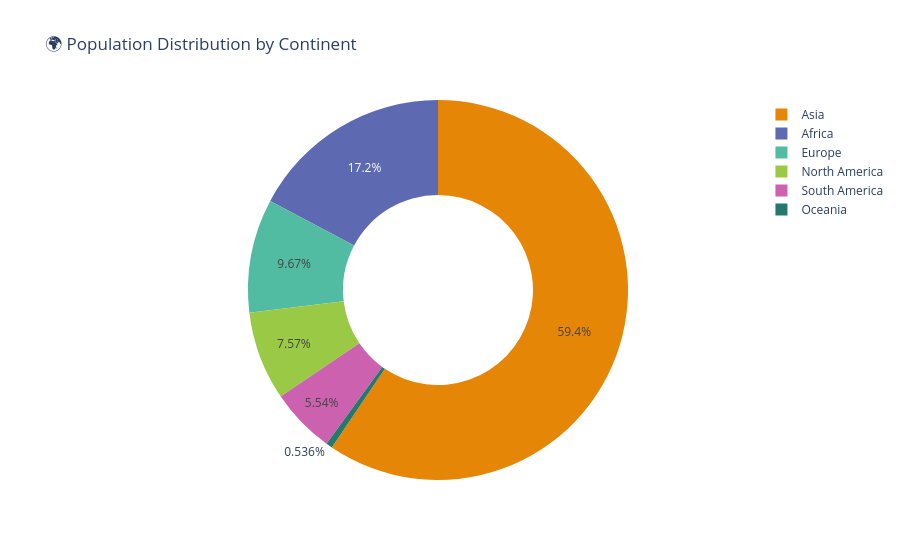
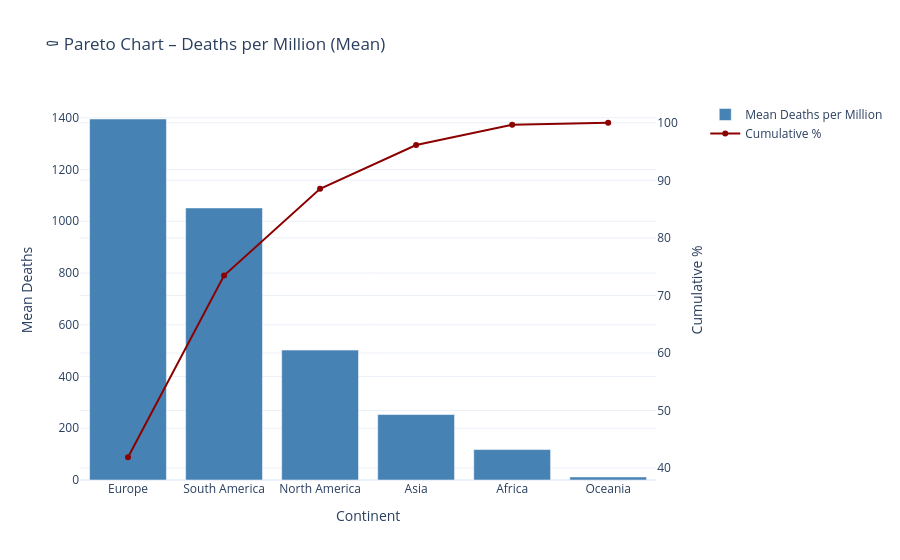
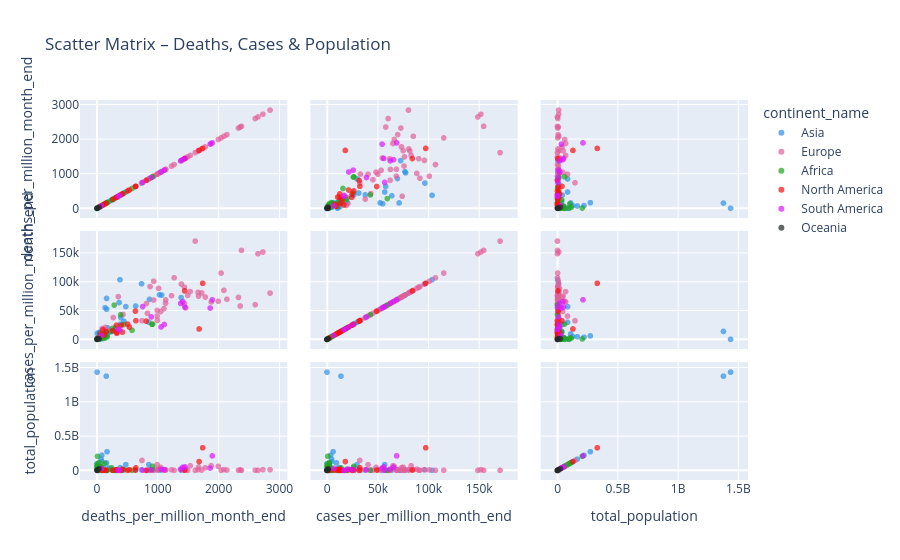
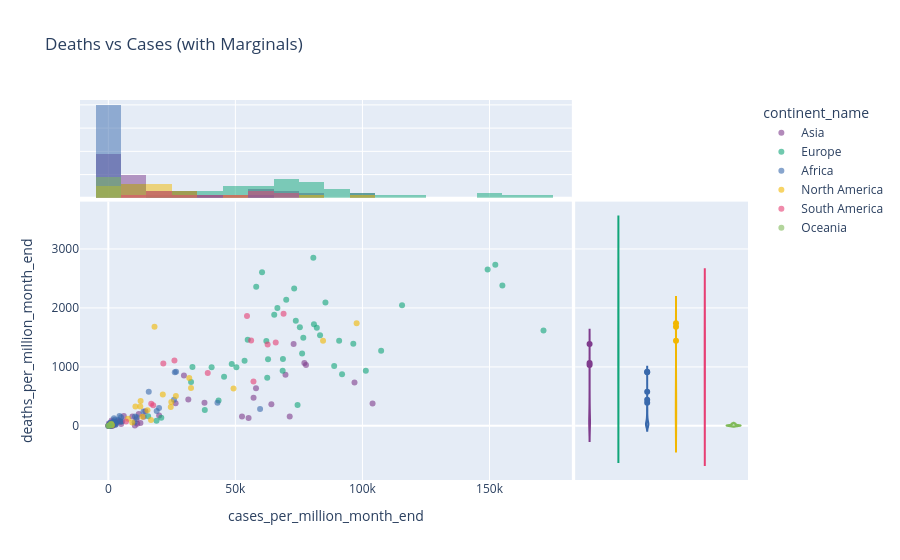

Here is the notebook cell these charts were saved with, in order:
### Code cell
cont_stats = continental_stats.reset_index()
cont_iqr = continental_iqr.reset_index()

#  Donut Chart – Share of Total Population by Continent
fig1 = px.pie(
    cont_stats,
    values='total_population_sum',
    names='continent_name',
    hole=0.5,
    title='🌍 Population Distribution by Continent',
    color_discrete_sequence=px.colors.qualitative.Vivid
)


#  Pareto Chart – Deaths per Million (mean)

pareto_data = cont_stats.sort_values('deaths_per_million_month_end_mean', ascending=False)
pareto_data['cumulative_pct'] = pareto_data['deaths_per_million_month_end_mean'].cumsum() / pareto_data['deaths_per_million_month_end_mean'].sum() * 100

fig2 = make_subplots(specs=[[{"secondary_y": True}]])
fig2.add_trace(go.Bar(
    x=pareto_data['continent_name'],
    y=pareto_data['deaths_per_million_month_end_mean'],
    name='Mean Deaths per Million',
    marker_color='steelblue'
))
fig2.add_trace(go.Scatter(
    x=pareto_data['continent_name'],
    y=pareto_data['cumulative_pct'],
    name='Cumulative %',
    mode='lines+markers',
    marker_color='darkred'
), secondary_y=True)

fig2.update_layout(title='⚰️ Pareto Chart – Deaths per Million (Mean)',
                   xaxis_title='Continent',
                   yaxis_title='Mean Deaths',
                   yaxis2_title='Cumulative %',
                   template='plotly_white')


#  Scatter Matrix – Deaths, Cases, Population

scatter_cols = ['deaths_per_million_month_end', 'cases_per_million_month_end', 'total_population']
fig3 = px.scatter_matrix(
    burden_data,
    dimensions=scatter_cols,
    color='continent_name',
    title=' Scatter Matrix – Deaths, Cases & Population',
    opacity=0.7,
    color_discrete_sequence=px.colors.qualitative.Dark24
)

#  Marginal Plot – Deaths vs Cases with Histograms

fig4 = px.scatter(
    burden_data,
    x='cases_per_million_month_end',
    y='deaths_per_million_month_end',
    color='continent_name',
    marginal_x='histogram',
    marginal_y='violin',
    title=' Deaths vs Cases (with Marginals)',
    opacity=0.6,
    color_discrete_sequence=px.colors.qualitative.Bold
)


# Display All Interactive Figures

fig1.show()
fig2.show()
fig3.show()
fig4.show()

### Figure 1 — Plotly figure (JSON) as saved in the notebook; plotly's stock layout.template omitted (floating-point values rounded to 4 significant figures)
{"data": [{"domain": {"x": [0, 1], "y": [0, 1]}, "hole": 0.5, "hovertemplate": "continent_name=%{label}<br>total_population_sum=%{value}<extra></extra>", "labels": ["Africa", "Asia", "Europe", "North America", "Oceania", "South America"], "legendgroup": "", "name": "", "showlegend": true, "type": "pie", "values": [1339000000.0, 4617000000.0, 751400000.0, 588200000.0, 41650000.0, 430500000.0]}], "layout": {"legend": {"tracegroupgap": 0}, "piecolorway": ["rgb(229, 134, 6)", "rgb(93, 105, 177)", "rgb(82, 188, 163)", "rgb(153, 201, 69)", "rgb(204, 97, 176)", "rgb(36, 121, 108)", "rgb(218, 165, 27)", "rgb(47, 138, 196)", "rgb(118, 78, 159)", "rgb(237, 100, 90)", "rgb(165, 170, 153)"], "title": {"text": "🌍 Population Distribution by Continent"}}}

### Figure 2 — Plotly figure (JSON) as saved in the notebook; plotly's stock layout.template omitted (floating-point values rounded to 4 significant figures)
{"data": [{"marker": {"color": "steelblue"}, "name": "Mean Deaths per Million", "type": "bar", "x": ["Europe", "South America", "North America", "Asia", "Africa", "Oceania"], "y": [1395.0, 1051.0, 502.1, 253.0, 117.5, 11.7]}, {"marker": {"color": "darkred"}, "mode": "lines+markers", "name": "Cumulative %", "type": "scatter", "x": ["Europe", "South America", "North America", "Asia", "Africa", "Oceania"], "xaxis": "x", "y": [41.89, 73.45, 88.53, 96.12, 99.65, 100.0], "yaxis": "y2"}], "layout": {"title": {"text": "⚰️ Pareto Chart – Deaths per Million (Mean)"}, "xaxis": {"anchor": "y", "domain": [0, 0.94], "title": {"text": "Continent"}}, "yaxis": {"anchor": "x", "domain": [0, 1], "title": {"text": "Mean Deaths"}}, "yaxis2": {"anchor": "x", "overlaying": "y", "side": "right", "title": {"text": "Cumulative %"}}}}

### Figure 3 — Plotly figure (JSON) as saved in the notebook; plotly's stock layout.template omitted (floating-point values rounded to 4 significant figures)
{"data": [{"dimensions": [{"axis": {"matches": true}, "label": "deaths_per_million_month_end", "values": [67.43, 1386.0, 445.5, 379.6, 69.53, 1.296, 6.857, 5.563, 3.366, 1030.0, NaN, 153.5, 166.4, 854.3, 384.5, 735.1, 80.64, 866.0, 177.6, 366.0, 245.9, NaN, 1066.0, NaN, 46.53, 135.1, 35.08, 58.98, 112.5, NaN, 393.6, 81.29, 636.9, 157.3, 159.0, 199.8, 5.128, 35.71, 31.66, 90.97, 0.504, 9.436, 2.908, 2.275, 475.8, 160.5, 19.39, 0.36, 41.1]}, {"axis": {"matches": true}, "label": "cases_per_million_month_end", "values": [1535.0, 72910.0, 31470.0, 104000.0, 4609.0, 1392.0, 512.0, 801.6, 71.21, 77790.0, NaN, 13890.0, 6100.0, 29750.0, 26480.0, 96870.0, 4691.0, 69720.0, 20000.0, 64160.0, 14600.0, 104.0, 77150.0, NaN, 12630.0, 55190.0, 11370.0, 2625.0, 11090.0, NaN, 37840.0, 3737.0, 58110.0, 9468.0, 71380.0, 11990.0, 10450.0, 2392.0, 5050.0, 1299.0, 47.36, 1395.0, 933.4, 1726.0, 57160.0, 52600.0, 2713.0, 30.08, 211.8]}, {"axis": {"matches": true}, "label": "total_population", "values": [38930000.0, 2963000.0, 10140000.0, 1702000.0, 164700000.0, 771600.0, 437500.0, 16720000.0, 1439000000.0, 3989000.0, 7497000.0, 1380000000.0, 273500000.0, 83990000.0, 40220000.0, 8656000.0, 126500000.0, 10200000.0, 18780000.0, 4271000.0, 6524000.0, 7276000.0, 6825000.0, 649300.0, 32370000.0, 540500.0, 3278000.0, 54410000.0, 29140000.0, 9449000.0, 5107000.0, 220900000.0, 5101000.0, 109600000.0, 2881000.0, 34810000.0, 5850000.0, 51270000.0, 21410000.0, 17500000.0, 23820000.0, 9538000.0, 69800000.0, 1318000.0, 84340000.0, 9890000.0, 33470000.0, 97340000.0, 29830000.0]}], "hovertemplate": "continent_name=Asia<br>%{xaxis.title.text}=%{x}<br>%{yaxis.title.text}=%{y}<extra></extra>", "legendgroup": "Asia", "marker": {"color": "#2E91E5", "opacity": 0.7, "symbol": "circle"}, "name": "Asia", "showlegend": true, "type": "splom"}, {"dimensions": [{"axis": {"matches": true}, "label": "deaths_per_million_month_end", "values": [831.9, 1618.0, 1133.0, 269.0, 2091.0, 2606.0, 2360.0, 1725.0, 351.6, 2733.0, 428.9, 875.2, NaN, 165.0, 1536.0, 991.8, NaN, 996.0, NaN, 2851.0, 84.98, 993.0, NaN, 1998.0, NaN, 1104.0, 1130.0, 1495.0, 1441.0, 1272.0, 935.4, 1441.0, 815.4, 2380.0, 1015.0, 2330.0, 139.5, 1784.0, 1665.0, 1461.0, 742.0, 2652.0, 935.0, 2140.0, 2044.0, 1673.0, 1391.0, 1228.0, 1050.0, 1882.0, NaN]}, {"axis": {"matches": true}, "label": "cases_per_million_month_end", "values": [45550.0, 171300.0, 68710.0, 37960.0, 85440.0, 60490.0, 58200.0, 80920.0, 74480.0, 152300.0, 43380.0, 91980.0, NaN, 15670.0, 83320.0, 40640.0, NaN, 33100.0, NaN, 80670.0, 18970.0, 50400.0, NaN, 66530.0, NaN, 53620.0, 62860.0, 76720.0, 90830.0, 107400.0, 68610.0, 62180.0, 62530.0, 155100.0, 88880.0, 73130.0, 20840.0, 73780.0, 82040.0, 54850.0, 32550.0, 149300.0, 101300.0, 70010.0, 115600.0, 75370.0, 96400.0, 76260.0, 48570.0, 65290.0, 33370.0]}, {"axis": {"matches": true}, "label": "total_population", "values": [2878000.0, 77260.0, 9006000.0, 9449000.0, 11590000.0, 3281000.0, 6948000.0, 4105000.0, 875900.0, 10710000.0, 5792000.0, 1327000.0, 48860.0, 5541000.0, 68150000.0, 83780000.0, 33690.0, 10420000.0, 67050.0, 9660000.0, 341200.0, 4938000.0, 85030.0, 60460000.0, 101100.0, 1933000.0, 1886000.0, 38140.0, 2722000.0, 626000.0, 441500.0, 4034000.0, 39240.0, 628100.0, 17130000.0, 2083000.0, 5421000.0, 37850000.0, 10200000.0, 19240000.0, 145900000.0, 33940.0, 6805000.0, 5460000.0, 2079000.0, 46750000.0, 10100000.0, 8655000.0, 43730000.0, 67890000.0, 809.0]}], "hovertemplate": "continent_name=Europe<br>%{xaxis.title.text}=%{x}<br>%{yaxis.title.text}=%{y}<extra></extra>", "legendgroup": "Europe", "marker": {"color": "#E15F99", "opacity": 0.7, "symbol": "circle"}, "name": "Europe", "showlegend": true, "type": "splom"}, {"dimensions": [{"axis": {"matches": true}, "label": "deaths_per_million_month_end", "values": [74.18, 18.13, 8.166, 302.8, 7.511, 0.505, 41.7, 390.3, 18.22, 10.35, 167.9, 26.1, 10.84, 8.553, 144.7, 130.3, 79.83, 2.82, 578.4, 32.08, 62.45, 72.0, 25.07, 10.96, 34.05, 50.66, 147.5, 16.81, 440.8, 23.22, 60.01, 23.9, 97.86, 13.37, 244.5, 26.04, 252.7, 7.89, 10.01, 25.86, NaN, 159.7, 66.11, 284.7, 9.903, 44.86, 916.4, 10.27, 53.57, 0.352, 14.86, 907.2, 7.477, 68.05, 105.4]}, {"axis": {"matches": true}, "label": "cases_per_million_month_end", "values": [2785.0, 810.9, 645.1, 19960.0, 636.7, 336.0, 2722.0, 42950.0, 1327.0, 293.3, 4409.0, 1935.0, 1745.0, 333.3, 11230.0, 2224.0, 5484.0, 1035.0, 15910.0, 2239.0, 10370.0, 2441.0, 2979.0, 1692.0, 1897.0, 2963.0, 5009.0, 415.0, 25830.0, 1337.0, 1781.0, 684.3, 3958.0, 950.6, 13850.0, 2237.0, 19030.0, 216.0, 801.0, 1939.0, NaN, 10500.0, 2409.0, 59720.0, 508.2, 875.5, 26660.0, 945.4, 774.1, 8.521, 1566.0, 26160.0, 915.3, 4982.0, 2574.0]}, {"axis": {"matches": true}, "label": "total_population", "values": [43850000.0, 32870000.0, 12120000.0, 2352000.0, 20900000.0, 11890000.0, 26550000.0, 556000.0, 4830000.0, 16430000.0, 869600.0, 5518000.0, 26380000.0, 89560000.0, 988000.0, 102300000.0, 1403000.0, 3546000.0, 1160000.0, 115000000.0, 2226000.0, 2417000.0, 31070000.0, 13130000.0, 1968000.0, 53770000.0, 2142000.0, 5058000.0, 6871000.0, 27690000.0, 19130000.0, 20250000.0, 4650000.0, 1272000.0, 36910000.0, 31260000.0, 2541000.0, 24210000.0, 206100000.0, 12950000.0, 6071.0, 219200.0, 16740000.0, 98340.0, 7977000.0, 15890000.0, 59310000.0, 11190000.0, 43850000.0, 59730000.0, 8279000.0, 11820000.0, 45740000.0, 18380000.0, 14860000.0]}], "hovertemplate": "continent_name=Africa<br>%{xaxis.title.text}=%{x}<br>%{yaxis.title.text}=%{y}<extra></extra>", "legendgroup": "Africa", "marker": {"color": "#1CA71C", "opacity": 0.7, "symbol": "circle"}, "name": "Africa", "showlegend": true, "type": "splom"}, {"dimensions": [{"axis": {"matches": true}, "label": "deaths_per_million_month_end", "values": [NaN, 326.8, NaN, 506.0, 153.1, 812.3, NaN, 641.7, NaN, 634.3, 56.86, NaN, NaN, 320.8, 327.5, NaN, 8.887, 420.0, 22.28, 533.2, 262.7, 1682.0, NaN, 27.47, 1444.0, NaN, 403.0, 99.15, 120.8, NaN, 1741.0]}, {"axis": {"matches": true}, "label": "cases_per_million_month_end", "values": [NaN, 12580.0, NaN, 26580.0, 13410.0, 31860.0, NaN, 32550.0, NaN, 49270.0, 9421.0, NaN, 2417.0, 24570.0, 10670.0, NaN, 1422.0, 12710.0, 1145.0, 21440.0, 15390.0, 18190.0, NaN, 1041.0, 84490.0, 827.2, 24790.0, 16800.0, 7734.0, NaN, 97720.0]}, {"axis": {"matches": true}, "label": "total_population", "values": [15000.0, 97930.0, 106800.0, 393200.0, 287400.0, 397600.0, 62270.0, 37740000.0, 65720.0, 5094000.0, 11330000.0, 164100.0, 71990.0, 10850000.0, 6486000.0, 56770.0, 112500.0, 17920000.0, 11400000.0, 9905000.0, 2961000.0, 128900000.0, 4999.0, 6625000.0, 4315000.0, 53190.0, 183600.0, 110900.0, 1399000.0, 38720.0, 331000000.0]}], "hovertemplate": "continent_name=North America<br>%{xaxis.title.text}=%{x}<br>%{yaxis.title.text}=%{y}<extra></extra>", "legendgroup": "North America", "marker": {"color": "#FB0D0D", "opacity": 0.7, "symbol": "circle"}, "name": "North America", "showlegend": true, "type": "splom"}, {"dimensions": [{"axis": {"matches": true}, "label": "deaths_per_million_month_end", "values": [1413.0, 1109.0, 1900.0, 1379.0, 1449.0, 1056.0, NaN, 376.3, 895.2, 1865.0, 347.7, 753.1, 75.12]}, {"axis": {"matches": true}, "label": "cases_per_million_month_end", "values": [65880.0, 26020.0, 68960.0, 62680.0, 56200.0, 21640.0, NaN, 16890.0, 39130.0, 54580.0, 17670.0, 57120.0, 6952.0]}, {"axis": {"matches": true}, "label": "total_population", "values": [45200000.0, 11670000.0, 212600000.0, 19120000.0, 50880000.0, 17640000.0, 3483.0, 786600.0, 7133000.0, 32970000.0, 586600.0, 3474000.0, 28440000.0]}], "hovertemplate": "continent_name=South America<br>%{xaxis.title.text}=%{x}<br>%{yaxis.title.text}=%{y}<extra></extra>", "legendgroup": "South America", "marker": {"color": "#DA16FF", "opacity": 0.7, "symbol": "circle"}, "name": "South America", "showlegend": true, "type": "splom"}, {"dimensions": [{"axis": {"matches": true}, "label": "deaths_per_million_month_end", "values": [35.69, 2.231, NaN, NaN, NaN, 5.392, 11.96, NaN, NaN, NaN, 3.256]}, {"axis": {"matches": true}, "label": "cases_per_million_month_end", "values": [1169.0, 130.5, 67.57, 8.694, NaN, 541.9, 1229.0, 15.12, 29.12, NaN, 13.02]}, {"axis": {"matches": true}, "label": "total_population", "values": [25500000.0, 896400.0, 59190.0, 115000.0, 10830.0, 4822000.0, 8947000.0, 198400.0, 686900.0, 105700.0, 307200.0]}], "hovertemplate": "continent_name=Oceania<br>%{xaxis.title.text}=%{x}<br>%{yaxis.title.text}=%{y}<extra></extra>", "legendgroup": "Oceania", "marker": {"color": "#222A2A", "opacity": 0.7, "symbol": "circle"}, "name": "Oceania", "showlegend": true, "type": "splom"}], "layout": {"dragmode": "select", "legend": {"title": {"text": "continent_name"}, "tracegroupgap": 0}, "title": {"text": " Scatter Matrix – Deaths, Cases & Population"}}}

### Figure 4 — Plotly figure (JSON) as saved in the notebook; plotly's stock layout.template omitted (floating-point values rounded to 4 significant figures)
{"data": [{"hovertemplate": "continent_name=Asia<br>cases_per_million_month_end=%{x}<br>deaths_per_million_month_end=%{y}<extra></extra>", "legendgroup": "Asia", "marker": {"color": "rgb(127, 60, 141)", "opacity": 0.6, "symbol": "circle"}, "mode": "markers", "name": "Asia", "orientation": "v", "showlegend": true, "type": "scatter", "x": [1535.0, 72910.0, 31470.0, 104000.0, 4609.0, 1392.0, 512.0, 801.6, 71.21, 77790.0, NaN, 13890.0, 6100.0, 29750.0, 26480.0, 96870.0, 4691.0, 69720.0, 20000.0, 64160.0, 14600.0, 104.0, 77150.0, NaN, 12630.0, 55190.0, 11370.0, 2625.0, 11090.0, NaN, 37840.0, 3737.0, 58110.0, 9468.0, 71380.0, 11990.0, 10450.0, 2392.0, 5050.0, 1299.0, 47.36, 1395.0, 933.4, 1726.0, 57160.0, 52600.0, 2713.0, 30.08, 211.8], "xaxis": "x", "y": [67.43, 1386.0, 445.5, 379.6, 69.53, 1.296, 6.857, 5.563, 3.366, 1030.0, NaN, 153.5, 166.4, 854.3, 384.5, 735.1, 80.64, 866.0, 177.6, 366.0, 245.9, NaN, 1066.0, NaN, 46.53, 135.1, 35.08, 58.98, 112.5, NaN, 393.6, 81.29, 636.9, 157.3, 159.0, 199.8, 5.128, 35.71, 31.66, 90.97, 0.504, 9.436, 2.908, 2.275, 475.8, 160.5, 19.39, 0.36, 41.1], "yaxis": "y"}, {"bingroup": "x", "hovertemplate": "continent_name=Asia<br>cases_per_million_month_end=%{x}<br>count=%{y}<extra></extra>", "legendgroup": "Asia", "marker": {"color": "rgb(127, 60, 141)"}, "name": "Asia", "opacity": 0.5, "showlegend": false, "type": "histogram", "x": [1535.0, 72910.0, 31470.0, 104000.0, 4609.0, 1392.0, 512.0, 801.6, 71.21, 77790.0, NaN, 13890.0, 6100.0, 29750.0, 26480.0, 96870.0, 4691.0, 69720.0, 20000.0, 64160.0, 14600.0, 104.0, 77150.0, NaN, 12630.0, 55190.0, 11370.0, 2625.0, 11090.0, NaN, 37840.0, 3737.0, 58110.0, 9468.0, 71380.0, 11990.0, 10450.0, 2392.0, 5050.0, 1299.0, 47.36, 1395.0, 933.4, 1726.0, 57160.0, 52600.0, 2713.0, 30.08, 211.8], "xaxis": "x3", "yaxis": "y3"}, {"hovertemplate": "continent_name=Asia<br>deaths_per_million_month_end=%{y}<extra></extra>", "legendgroup": "Asia", "marker": {"color": "rgb(127, 60, 141)", "symbol": "circle"}, "name": "Asia", "scalegroup": "y", "showlegend": false, "type": "violin", "xaxis": "x2", "y": [67.43, 1386.0, 445.5, 379.6, 69.53, 1.296, 6.857, 5.563, 3.366, 1030.0, NaN, 153.5, 166.4, 854.3, 384.5, 735.1, 80.64, 866.0, 177.6, 366.0, 245.9, NaN, 1066.0, NaN, 46.53, 135.1, 35.08, 58.98, 112.5, NaN, 393.6, 81.29, 636.9, 157.3, 159.0, 199.8, 5.128, 35.71, 31.66, 90.97, 0.504, 9.436, 2.908, 2.275, 475.8, 160.5, 19.39, 0.36, 41.1], "yaxis": "y2"}, {"hovertemplate": "continent_name=Europe<br>cases_per_million_month_end=%{x}<br>deaths_per_million_month_end=%{y}<extra></extra>", "legendgroup": "Europe", "marker": {"color": "rgb(17, 165, 121)", "opacity": 0.6, "symbol": "circle"}, "mode": "markers", "name": "Europe", "orientation": "v", "showlegend": true, "type": "scatter", "x": [45550.0, 171300.0, 68710.0, 37960.0, 85440.0, 60490.0, 58200.0, 80920.0, 74480.0, 152300.0, 43380.0, 91980.0, NaN, 15670.0, 83320.0, 40640.0, NaN, 33100.0, NaN, 80670.0, 18970.0, 50400.0, NaN, 66530.0, NaN, 53620.0, 62860.0, 76720.0, 90830.0, 107400.0, 68610.0, 62180.0, 62530.0, 155100.0, 88880.0, 73130.0, 20840.0, 73780.0, 82040.0, 54850.0, 32550.0, 149300.0, 101300.0, 70010.0, 115600.0, 75370.0, 96400.0, 76260.0, 48570.0, 65290.0, 33370.0], "xaxis": "x", "y": [831.9, 1618.0, 1133.0, 269.0, 2091.0, 2606.0, 2360.0, 1725.0, 351.6, 2733.0, 428.9, 875.2, NaN, 165.0, 1536.0, 991.8, NaN, 996.0, NaN, 2851.0, 84.98, 993.0, NaN, 1998.0, NaN, 1104.0, 1130.0, 1495.0, 1441.0, 1272.0, 935.4, 1441.0, 815.4, 2380.0, 1015.0, 2330.0, 139.5, 1784.0, 1665.0, 1461.0, 742.0, 2652.0, 935.0, 2140.0, 2044.0, 1673.0, 1391.0, 1228.0, 1050.0, 1882.0, NaN], "yaxis": "y"}, {"bingroup": "x", "hovertemplate": "continent_name=Europe<br>cases_per_million_month_end=%{x}<br>count=%{y}<extra></extra>", "legendgroup": "Europe", "marker": {"color": "rgb(17, 165, 121)"}, "name": "Europe", "opacity": 0.5, "showlegend": false, "type": "histogram", "x": [45550.0, 171300.0, 68710.0, 37960.0, 85440.0, 60490.0, 58200.0, 80920.0, 74480.0, 152300.0, 43380.0, 91980.0, NaN, 15670.0, 83320.0, 40640.0, NaN, 33100.0, NaN, 80670.0, 18970.0, 50400.0, NaN, 66530.0, NaN, 53620.0, 62860.0, 76720.0, 90830.0, 107400.0, 68610.0, 62180.0, 62530.0, 155100.0, 88880.0, 73130.0, 20840.0, 73780.0, 82040.0, 54850.0, 32550.0, 149300.0, 101300.0, 70010.0, 115600.0, 75370.0, 96400.0, 76260.0, 48570.0, 65290.0, 33370.0], "xaxis": "x3", "yaxis": "y3"}, {"hovertemplate": "continent_name=Europe<br>deaths_per_million_month_end=%{y}<extra></extra>", "legendgroup": "Europe", "marker": {"color": "rgb(17, 165, 121)", "symbol": "circle"}, "name": "Europe", "scalegroup": "y", "showlegend": false, "type": "violin", "xaxis": "x2", "y": [831.9, 1618.0, 1133.0, 269.0, 2091.0, 2606.0, 2360.0, 1725.0, 351.6, 2733.0, 428.9, 875.2, NaN, 165.0, 1536.0, 991.8, NaN, 996.0, NaN, 2851.0, 84.98, 993.0, NaN, 1998.0, NaN, 1104.0, 1130.0, 1495.0, 1441.0, 1272.0, 935.4, 1441.0, 815.4, 2380.0, 1015.0, 2330.0, 139.5, 1784.0, 1665.0, 1461.0, 742.0, 2652.0, 935.0, 2140.0, 2044.0, 1673.0, 1391.0, 1228.0, 1050.0, 1882.0, NaN], "yaxis": "y2"}, {"hovertemplate": "continent_name=Africa<br>cases_per_million_month_end=%{x}<br>deaths_per_million_month_end=%{y}<extra></extra>", "legendgroup": "Africa", "marker": {"color": "rgb(57, 105, 172)", "opacity": 0.6, "symbol": "circle"}, "mode": "markers", "name": "Africa", "orientation": "v", "showlegend": true, "type": "scatter", "x": [2785.0, 810.9, 645.1, 19960.0, 636.7, 336.0, 2722.0, 42950.0, 1327.0, 293.3, 4409.0, 1935.0, 1745.0, 333.3, 11230.0, 2224.0, 5484.0, 1035.0, 15910.0, 2239.0, 10370.0, 2441.0, 2979.0, 1692.0, 1897.0, 2963.0, 5009.0, 415.0, 25830.0, 1337.0, 1781.0, 684.3, 3958.0, 950.6, 13850.0, 2237.0, 19030.0, 216.0, 801.0, 1939.0, NaN, 10500.0, 2409.0, 59720.0, 508.2, 875.5, 26660.0, 945.4, 774.1, 8.521, 1566.0, 26160.0, 915.3, 4982.0, 2574.0], "xaxis": "x", "y": [74.18, 18.13, 8.166, 302.8, 7.511, 0.505, 41.7, 390.3, 18.22, 10.35, 167.9, 26.1, 10.84, 8.553, 144.7, 130.3, 79.83, 2.82, 578.4, 32.08, 62.45, 72.0, 25.07, 10.96, 34.05, 50.66, 147.5, 16.81, 440.8, 23.22, 60.01, 23.9, 97.86, 13.37, 244.5, 26.04, 252.7, 7.89, 10.01, 25.86, NaN, 159.7, 66.11, 284.7, 9.903, 44.86, 916.4, 10.27, 53.57, 0.352, 14.86, 907.2, 7.477, 68.05, 105.4], "yaxis": "y"}, {"bingroup": "x", "hovertemplate": "continent_name=Africa<br>cases_per_million_month_end=%{x}<br>count=%{y}<extra></extra>", "legendgroup": "Africa", "marker": {"color": "rgb(57, 105, 172)"}, "name": "Africa", "opacity": 0.5, "showlegend": false, "type": "histogram", "x": [2785.0, 810.9, 645.1, 19960.0, 636.7, 336.0, 2722.0, 42950.0, 1327.0, 293.3, 4409.0, 1935.0, 1745.0, 333.3, 11230.0, 2224.0, 5484.0, 1035.0, 15910.0, 2239.0, 10370.0, 2441.0, 2979.0, 1692.0, 1897.0, 2963.0, 5009.0, 415.0, 25830.0, 1337.0, 1781.0, 684.3, 3958.0, 950.6, 13850.0, 2237.0, 19030.0, 216.0, 801.0, 1939.0, NaN, 10500.0, 2409.0, 59720.0, 508.2, 875.5, 26660.0, 945.4, 774.1, 8.521, 1566.0, 26160.0, 915.3, 4982.0, 2574.0], "xaxis": "x3", "yaxis": "y3"}, {"hovertemplate": "continent_name=Africa<br>deaths_per_million_month_end=%{y}<extra></extra>", "legendgroup": "Africa", "marker": {"color": "rgb(57, 105, 172)", "symbol": "circle"}, "name": "Africa", "scalegroup": "y", "showlegend": false, "type": "violin", "xaxis": "x2", "y": [74.18, 18.13, 8.166, 302.8, 7.511, 0.505, 41.7, 390.3, 18.22, 10.35, 167.9, 26.1, 10.84, 8.553, 144.7, 130.3, 79.83, 2.82, 578.4, 32.08, 62.45, 72.0, 25.07, 10.96, 34.05, 50.66, 147.5, 16.81, 440.8, 23.22, 60.01, 23.9, 97.86, 13.37, 244.5, 26.04, 252.7, 7.89, 10.01, 25.86, NaN, 159.7, 66.11, 284.7, 9.903, 44.86, 916.4, 10.27, 53.57, 0.352, 14.86, 907.2, 7.477, 68.05, 105.4], "yaxis": "y2"}, {"hovertemplate": "continent_name=North America<br>cases_per_million_month_end=%{x}<br>deaths_per_million_month_end=%{y}<extra></extra>", "legendgroup": "North America", "marker": {"color": "rgb(242, 183, 1)", "opacity": 0.6, "symbol": "circle"}, "mode": "markers", "name": "North America", "orientation": "v", "showlegend": true, "type": "scatter", "x": [NaN, 12580.0, NaN, 26580.0, 13410.0, 31860.0, NaN, 32550.0, NaN, 49270.0, 9421.0, NaN, 2417.0, 24570.0, 10670.0, NaN, 1422.0, 12710.0, 1145.0, 21440.0, 15390.0, 18190.0, NaN, 1041.0, 84490.0, 827.2, 24790.0, 16800.0, 7734.0, NaN, 97720.0], "xaxis": "x", "y": [NaN, 326.8, NaN, 506.0, 153.1, 812.3, NaN, 641.7, NaN, 634.3, 56.86, NaN, NaN, 320.8, 327.5, NaN, 8.887, 420.0, 22.28, 533.2, 262.7, 1682.0, NaN, 27.47, 1444.0, NaN, 403.0, 99.15, 120.8, NaN, 1741.0], "yaxis": "y"}, {"bingroup": "x", "hovertemplate": "continent_name=North America<br>cases_per_million_month_end=%{x}<br>count=%{y}<extra></extra>", "legendgroup": "North America", "marker": {"color": "rgb(242, 183, 1)"}, "name": "North America", "opacity": 0.5, "showlegend": false, "type": "histogram", "x": [NaN, 12580.0, NaN, 26580.0, 13410.0, 31860.0, NaN, 32550.0, NaN, 49270.0, 9421.0, NaN, 2417.0, 24570.0, 10670.0, NaN, 1422.0, 12710.0, 1145.0, 21440.0, 15390.0, 18190.0, NaN, 1041.0, 84490.0, 827.2, 24790.0, 16800.0, 7734.0, NaN, 97720.0], "xaxis": "x3", "yaxis": "y3"}, {"hovertemplate": "continent_name=North America<br>deaths_per_million_month_end=%{y}<extra></extra>", "legendgroup": "North America", "marker": {"color": "rgb(242, 183, 1)", "symbol": "circle"}, "name": "North America", "scalegroup": "y", "showlegend": false, "type": "violin", "xaxis": "x2", "y": [NaN, 326.8, NaN, 506.0, 153.1, 812.3, NaN, 641.7, NaN, 634.3, 56.86, NaN, NaN, 320.8, 327.5, NaN, 8.887, 420.0, 22.28, 533.2, 262.7, 1682.0, NaN, 27.47, 1444.0, NaN, 403.0, 99.15, 120.8, NaN, 1741.0], "yaxis": "y2"}, {"hovertemplate": "continent_name=South America<br>cases_per_million_month_end=%{x}<br>deaths_per_million_month_end=%{y}<extra></extra>", "legendgroup": "South America", "marker": {"color": "rgb(231, 63, 116)", "opacity": 0.6, "symbol": "circle"}, "mode": "markers", "name": "South America", "orientation": "v", "showlegend": true, "type": "scatter", "x": [65880.0, 26020.0, 68960.0, 62680.0, 56200.0, 21640.0, NaN, 16890.0, 39130.0, 54580.0, 17670.0, 57120.0, 6952.0], "xaxis": "x", "y": [1413.0, 1109.0, 1900.0, 1379.0, 1449.0, 1056.0, NaN, 376.3, 895.2, 1865.0, 347.7, 753.1, 75.12], "yaxis": "y"}, {"bingroup": "x", "hovertemplate": "continent_name=South America<br>cases_per_million_month_end=%{x}<br>count=%{y}<extra></extra>", "legendgroup": "South America", "marker": {"color": "rgb(231, 63, 116)"}, "name": "South America", "opacity": 0.5, "showlegend": false, "type": "histogram", "x": [65880.0, 26020.0, 68960.0, 62680.0, 56200.0, 21640.0, NaN, 16890.0, 39130.0, 54580.0, 17670.0, 57120.0, 6952.0], "xaxis": "x3", "yaxis": "y3"}, {"hovertemplate": "continent_name=South America<br>deaths_per_million_month_end=%{y}<extra></extra>", "legendgroup": "South America", "marker": {"color": "rgb(231, 63, 116)", "symbol": "circle"}, "name": "South America", "scalegroup": "y", "showlegend": false, "type": "violin", "xaxis": "x2", "y": [1413.0, 1109.0, 1900.0, 1379.0, 1449.0, 1056.0, NaN, 376.3, 895.2, 1865.0, 347.7, 753.1, 75.12], "yaxis": "y2"}, {"hovertemplate": "continent_name=Oceania<br>cases_per_million_month_end=%{x}<br>deaths_per_million_month_end=%{y}<extra></extra>", "legendgroup": "Oceania", "marker": {"color": "rgb(128, 186, 90)", "opacity": 0.6, "symbol": "circle"}, "mode": "markers", "name": "Oceania", "orientation": "v", "showlegend": true, "type": "scatter", "x": [1169.0, 130.5, 67.57, 8.694, NaN, 541.9, 1229.0, 15.12, 29.12, NaN, 13.02], "xaxis": "x", "y": [35.69, 2.231, NaN, NaN, NaN, 5.392, 11.96, NaN, NaN, NaN, 3.256], "yaxis": "y"}, {"bingroup": "x", "hovertemplate": "continent_name=Oceania<br>cases_per_million_month_end=%{x}<br>count=%{y}<extra></extra>", "legendgroup": "Oceania", "marker": {"color": "rgb(128, 186, 90)"}, "name": "Oceania", "opacity": 0.5, "showlegend": false, "type": "histogram", "x": [1169.0, 130.5, 67.57, 8.694, NaN, 541.9, 1229.0, 15.12, 29.12, NaN, 13.02], "xaxis": "x3", "yaxis": "y3"}, {"hovertemplate": "continent_name=Oceania<br>deaths_per_million_month_end=%{y}<extra></extra>", "legendgroup": "Oceania", "marker": {"color": "rgb(128, 186, 90)", "symbol": "circle"}, "name": "Oceania", "scalegroup": "y", "showlegend": false, "type": "violin", "xaxis": "x2", "y": [35.69, 2.231, NaN, NaN, NaN, 5.392, 11.96, NaN, NaN, NaN, 3.256], "yaxis": "y2"}], "layout": {"barmode": "overlay", "legend": {"title": {"text": "continent_name"}, "tracegroupgap": 0}, "title": {"text": " Deaths vs Cases (with Marginals)"}, "xaxis": {"anchor": "y", "domain": [0, 0.7363], "title": {"text": "cases_per_million_month_end"}}, "xaxis2": {"anchor": "y2", "domain": [0.7413, 1], "matches": "x2", "showgrid": false, "showline": false, "showticklabels": false, "ticks": ""}, "xaxis3": {"anchor": "y3", "domain": [0, 0.7363], "matches": "x", "showgrid": true, "showticklabels": false}, "xaxis4": {"anchor": "y4", "domain": [0.7413, 1], "matches": "x2", "showgrid": false, "showline": false, "showticklabels": false, "ticks": ""}, "yaxis": {"anchor": "x", "domain": [0, 0.7326], "title": {"text": "deaths_per_million_month_end"}}, "yaxis2": {"anchor": "x2", "domain": [0, 0.7326], "matches": "y", "showgrid": true, "showticklabels": false}, "yaxis3": {"anchor": "x3", "domain": [0.7426, 1], "matches": "y3", "showgrid": true, "showline": false, "showticklabels": false, "ticks": ""}, "yaxis4": {"anchor": "x4", "domain": [0.7426, 1], "matches": "y3", "showgrid": true, "showline": false, "showticklabels": false, "ticks": ""}}}
